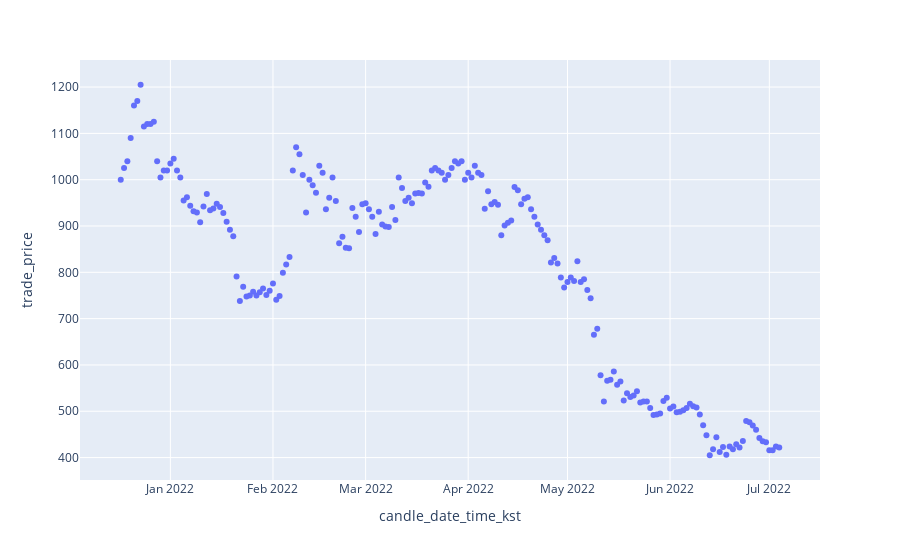

The notebook cell saved with this chart:
### Code cell
fig = px.scatter(df[df.market == 'XRP'],
                x = 'candle_date_time_kst',
                y = 'trade_price')
plotly.offline.iplot(fig)

### Figure 1 — Plotly figure (JSON) as saved in the notebook; plotly's stock layout.template omitted (floating-point values rounded to 4 significant figures; data arrays with more than 128 entries replaced by an {"elided": "..."} marker saying what was removed)
{"data": [{"hovertemplate": "candle_date_time_kst=%{x}<br>trade_price=%{y}<extra></extra>", "legendgroup": "", "marker": {"color": "#636efa", "symbol": "circle"}, "mode": "markers", "name": "", "orientation": "v", "showlegend": false, "type": "scatter", "x": {"elided": "200 str values"}, "xaxis": "x", "y": {"elided": "200 int values"}, "yaxis": "y"}], "layout": {"legend": {"tracegroupgap": 0}, "margin": {"t": 60}, "xaxis": {"anchor": "y", "domain": [0, 1], "title": {"text": "candle_date_time_kst"}}, "yaxis": {"anchor": "x", "domain": [0, 1], "title": {"text": "trade_price"}}}}
